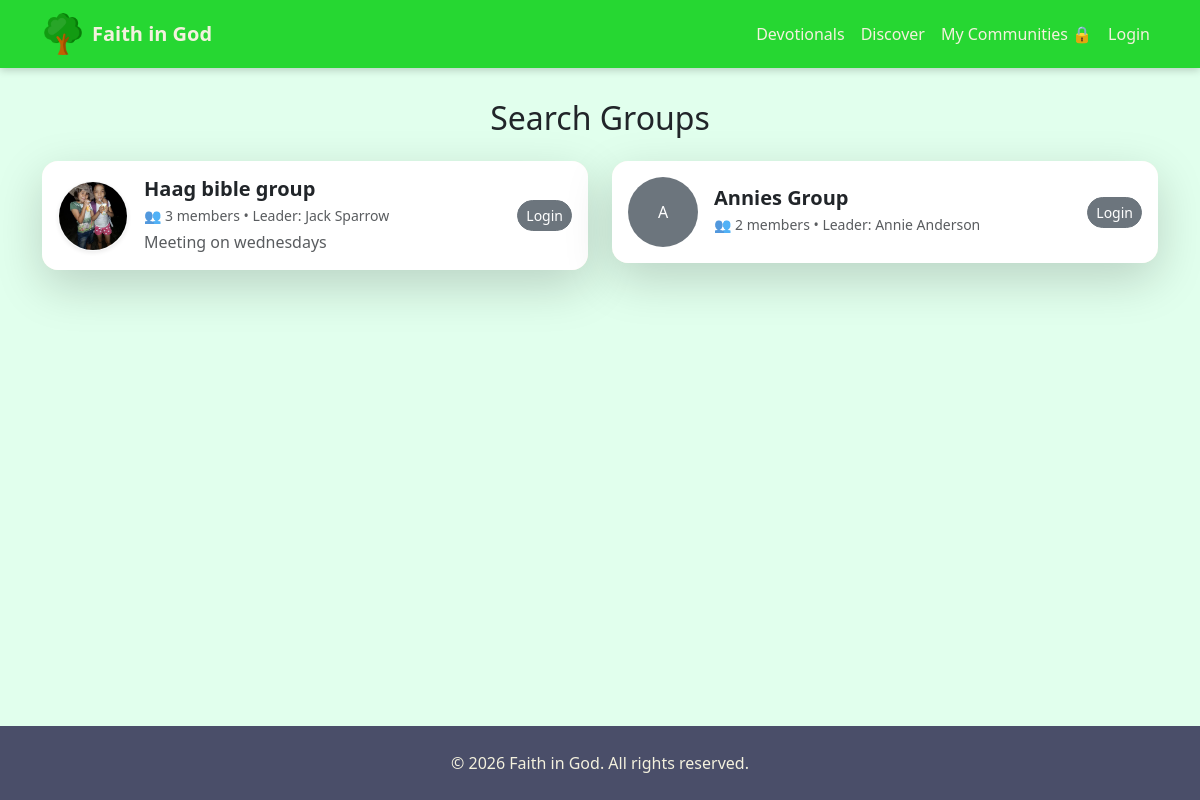
Before: /groups/ with the older database file.
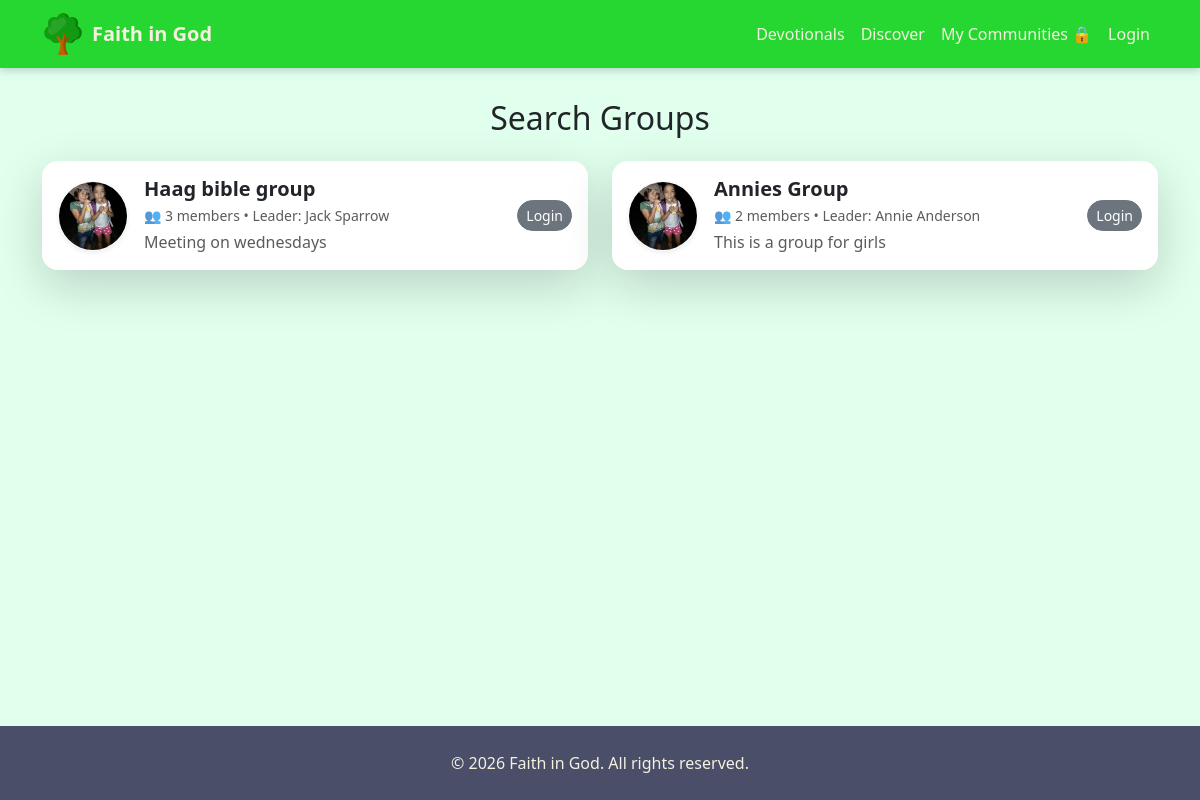
After: the same page with the newer database file.
### engagement/models.py (models this page shows, shortened)
class Group(models.Model):
    GROUP_TYPES = [
        ("small", "Small Group"),
    ]
    name = models.CharField(max_length=200)
    description = models.TextField(blank=True)
    leader = models.ForeignKey(
        User, on_delete=models.SET_NULL, null=True, related_name="led_groups"
    )
    group_type = models.CharField(
        max_length=20, choices=GROUP_TYPES, default="small"
    )
    created_at = models.DateTimeField(auto_now_add=True)
    is_active = models.BooleanField(default=True)
    image = models.ImageField(
        upload_to="groups/",
        blank=True,
        null=True,
        validators=[validate_file_size]
    )
    def next_meeting(self):
        return self.meetings.filter(
            start_time__gte=timezone.now()
        ).order_by('start_time').first()
    class Meta:
        verbose_name = "Church Group"
        verbose_name_plural = "Church Groups"

### accounts/models.py (models this page shows, shortened)
class User(AbstractUser):
    username = None
    first_name = None
    last_name = None
    full_name = models.CharField(max_length=255)
    phone = PhoneNumberField(
        unique=True,
        help_text="Use country code, e.g. +919876543210"
    )
    email = models.EmailField(
        unique=True,
        blank=True,
        null=True
    )
    ROLE_CHOICES = (
        ("member", "Member"),
        ("leader", "Leader"),
        ("pastor", "Pastor"),
        ("admin", "Admin"),
    )
    role = models.CharField(
        max_length=20,
        choices=ROLE_CHOICES,
        default="member"
    )
    is_verified = models.BooleanField(default=False)
    created_at = models.DateTimeField(auto_now_add=True)
    USERNAME_FIELD = "phone"
    REQUIRED_FIELDS = ["full_name"]
    objects = UserManager()

### engagement/views.py (the view, shortened to what this page needs)
# urls.py: path("", views.group_list, name="group_list"),
def group_list(request):
    groups = Group.objects.filter(is_active=True).select_related("leader")
    user_memberships = set()
    for group in groups:
        group.is_member = group.id in user_memberships
        group.member_count = group.members.filter(is_active=True).count()
    return render(request, "engagement/group_list.html", {"groups": groups})

### content/context_processors.py (called while the page is built)
def global_updates(request):
    updates = Update.objects.filter(is_published=True).order_by("-created_at")
    return {"global_updates": updates}

### engagement/context_processors.py (called while the page is built, shortened)
def next_meeting(request):
    if not request.user.is_authenticated:
        return {}

def user_groups(request):
    if request.user.is_authenticated:
        groups = GroupMember.objects.filter(
            user=request.user,
            is_active=True
        ).select_related("group")
        return {"user_groups": [gm.group for gm in groups]}
    return {}

def pending_invitations(request):
    return {}

### engagement/templates/engagement/group_list.html (shortened to what this page needs)
{% extends "base.html" %}
{% load static %}
{% block content %}
<h2 class="mb-4 text-center">Search Groups</h2>
<div class="row">
    {% for group in groups %}
    <div class="col-md-6 mb-4">
        <div class="card shadow-lg border-0 rounded-4 overflow-hidden"
             style="border-left: 5px solid #E10600;">
            <div class="d-flex align-items-center p-3 bg-white">
                {% if group.image %}
                <img src="{{ group.image.url }}"
                     class="rounded-circle me-3 border border-light shadow-sm"
                     width="70"
                     height="70"
                     style="object-fit: cover;">
                {% else %}
                <div class="rounded-circle me-3 bg-secondary d-flex align-items-center justify-content-center"
                     style="width:70px;height:70px;color:white;">
                    {{ group.name|first }}
                </div>
                {% endif %}
                <div class="flex-grow-1">
                    <h5 class="mb-1 fw-bold">{{ group.name }}</h5>
                    <small class="text-muted d-block mb-1">
                        👥 {{ group.member_count }} members
                        {% if group.leader %}
                        • Leader: {{ group.leader.full_name|default:group.leader.username }}
                        {% endif %}
                    </small>
                    <p class="text-muted mb-0">
                        {{ group.description|truncatewords:15 }}
                    </p>
                </div>
                <div class="ms-2">
                    {% if user.is_authenticated %}
                        {% if group.is_member %}
                            <a href="{% url 'engagement:group_detail' group.id %}"
                               class="btn btn-outline-primary btn-sm rounded-pill">
                                Open
                            </a>
                        {% else %}
                            <a href="{% url 'engagement:join_group' group.id %}"
                               class="btn btn-success btn-sm rounded-pill">
                                Join
                            </a>
                        {% endif %}
                    {% else %}
                        <a href="{% url 'login' %}"
                           class="btn btn-secondary btn-sm rounded-pill">
                            Login
                        </a>
                    {% endif %}
                </div>
            </div>
        </div>
    </div>
    {% empty %}
    <div class="col-12 text-center text-muted">
        No groups available yet.
    </div>
    {% endfor %}
</div>
{% endblock %}

Changed rows visible on the page:
changed Group "Annies Group": image: picture added; description (not shown) → "This is a group for girls"; name|first "A" → (not shown)
